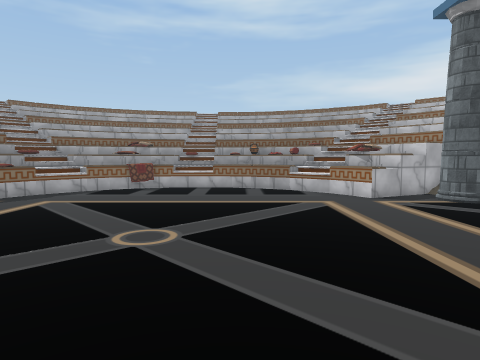
View 1 (above)

17 first-person views from a walk through a Unity game level. The camera is 1.3 m above the floor, tilts 4° down and sees 75° across. The floor is counted in squares, 1 m on a side. Each view is taken from the middle of a square. On the plan, view 1 faces up. The plan holds only what a view shows up to about 14 squares ahead; the rest is blank. The place goes on beyond the plan. Some surface patterns are stand-ins.

View 2
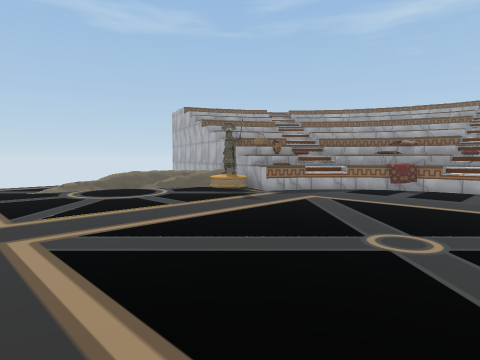

View 3
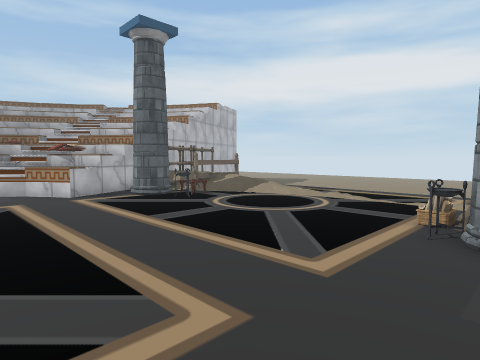

View 4
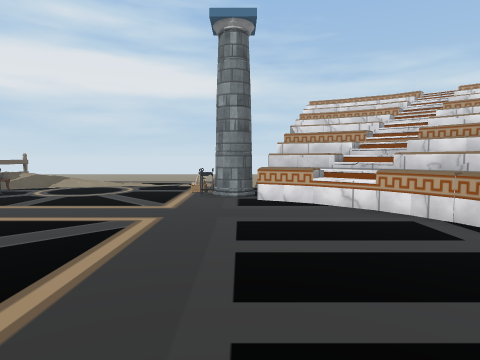

View 5
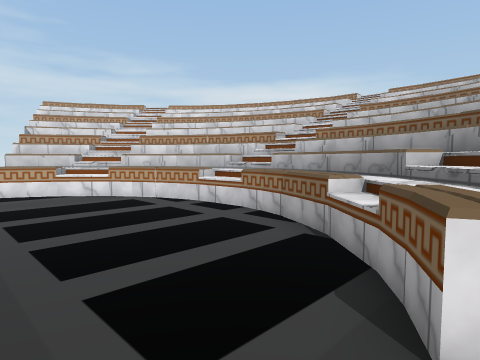

View 6
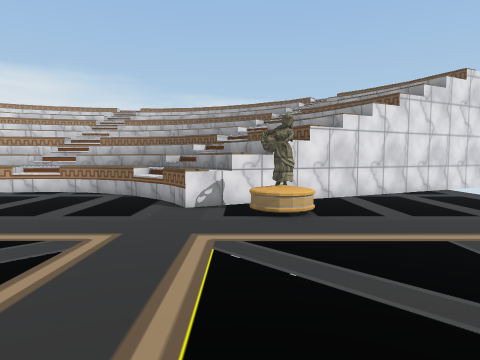

View 7
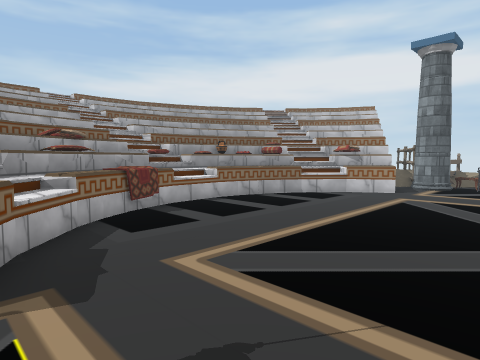

View 8
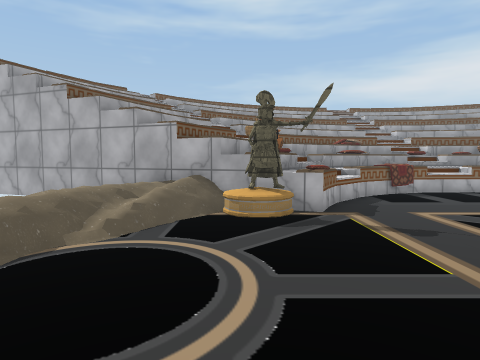

View 9
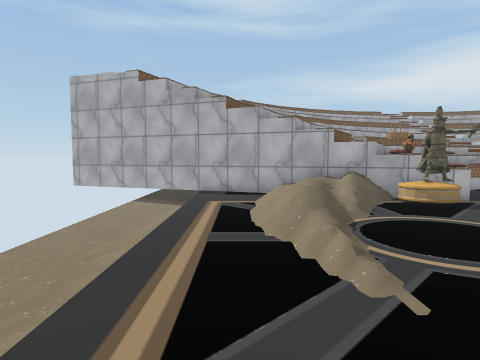

View 10
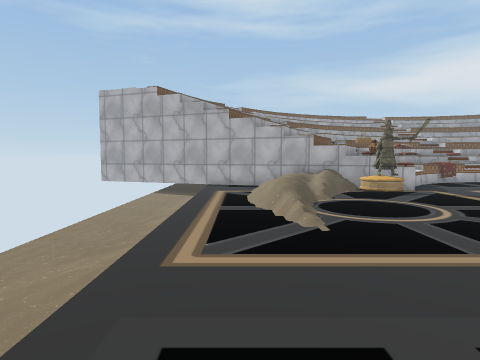

View 11
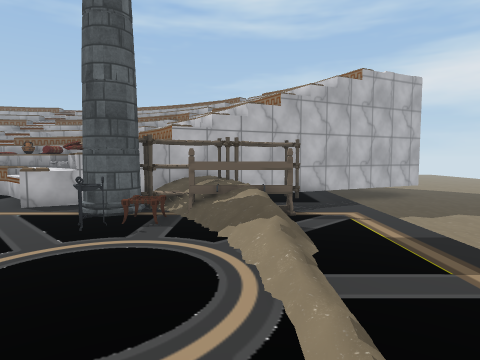

View 12
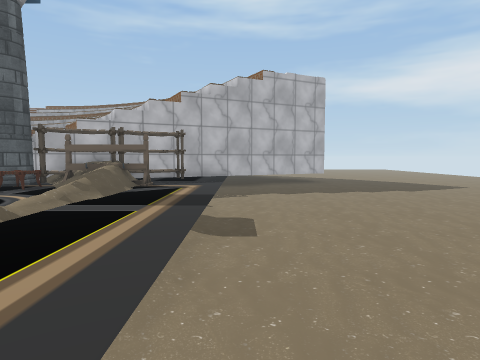

View 13
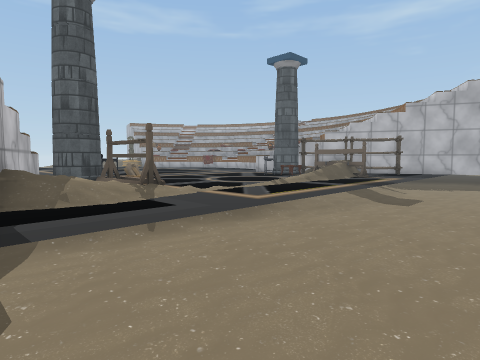

View 14
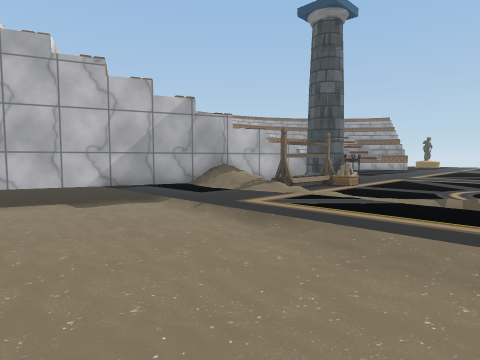

View 15
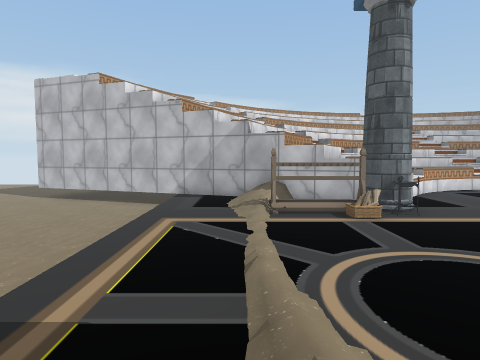

View 16
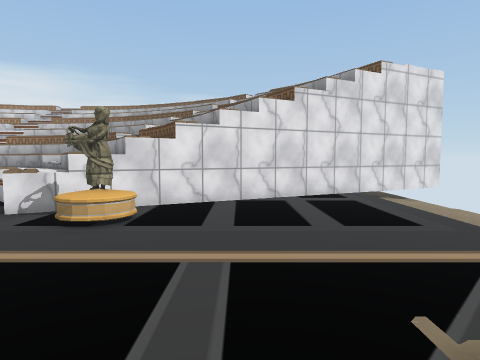

View 17
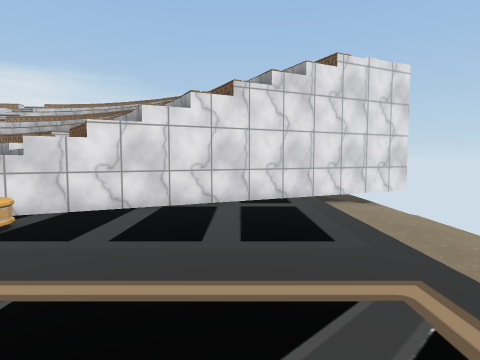

### Floor plan
Key: @ floor where view 1 was taken; # wall or solid block; x gap in a wall; . main floor; - floor 0.25 m lower than the main floor; _ floor 0.5 m lower than the main floor; : floor 0.75 m higher than the main floor; / step, stairs or slope; = window, fence, low wall or low ledge; ^ raised ledge; P pillar; I pillow; S statue; O other object.
Columns run from 20 left of view 1 to 17 right of it. Each row starts with its distance up from view 1.
 17                  ^^^^
 16              ###^OO^OOO #          ###
 15             ##II^OO^^^OI^^       ###__
 14 ##        ###^^OO^^^^^^^^^     ###____
 13  ####    ##OO^^#O....=^^^##  ###..____
 12  ___#####^#^^^=........^^O^###OOO.____
 11  ___../##^#OO^..........=^^#OO#O..____
 10  ___..////O#O...........=.P#OO#...____
  9  __/../://SS...............P.OOO..____
  8  __/..///.//...............O..//..____
  7  __/..///.....................//..____
  6  __/..//......................//..____
  5  __/..//..........................____
  4  ___../...........................____
  3  __/..............  ..............____
  2  __/.............   ..............____
  1   //..............................____
  0   --................@......POOO/..____
 -1   --.......S..............PPP.//..____
 -2  _--.......S.=............^^..//..____
 -3  _--.......x^^=..........^^^^^x/..____
 -4  ---.....###^^^^........^^^^^#####____
 -5  ---...###  #^^^^......=^^^#^#   ####_
 -6  _--.###    ##^^^^^^^^^^^^###       ##
 -7  _-###       ##^^^^^^^^^^####
 -8 ####           ##^^^^^^#^

Where each view was taken, in squares from view 1:
view 1: 0 up, 0 right, facing up
view 2: 0 up, 0 right, facing up-left
view 3: 1 down, 1 right, facing up-right
view 4: 1 down, 4 left, facing right
view 5: 0 up, 7 left, facing down-right
view 6: 6 up, 8 left, facing down
view 7: 6 up, 8 left, facing up-right
view 8: 2 up, 10 left, facing up
view 9: 0 up, 15 left, facing up
view 10: 3 down, 15 left, facing up
view 11: 2 up, 10 right, facing up
view 12: 0 up, 14 right, facing up
view 13: 4 down, 17 right, facing up-left
view 14: 5 up, 17 right, facing down-left
view 15: 8 up, 11 right, facing down
view 16: 5 up, 12 left, facing down
view 17: 4 up, 14 left, facing down
